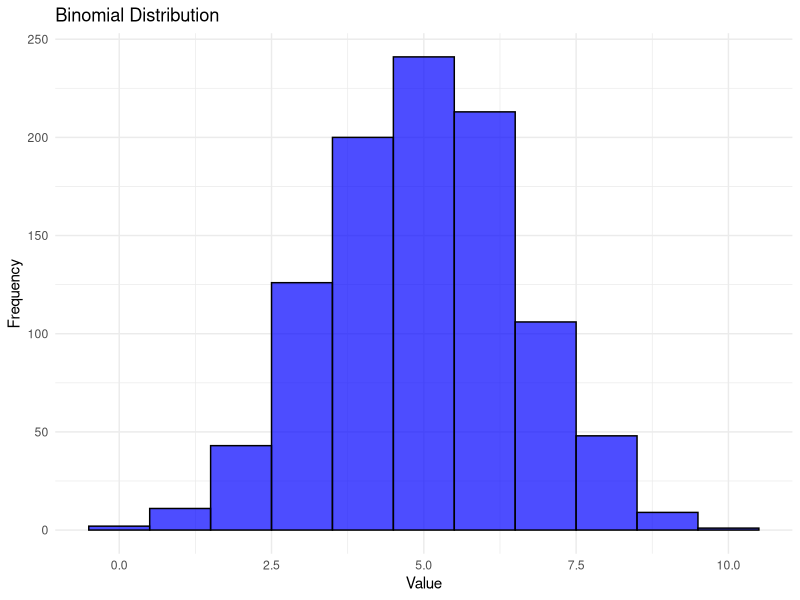
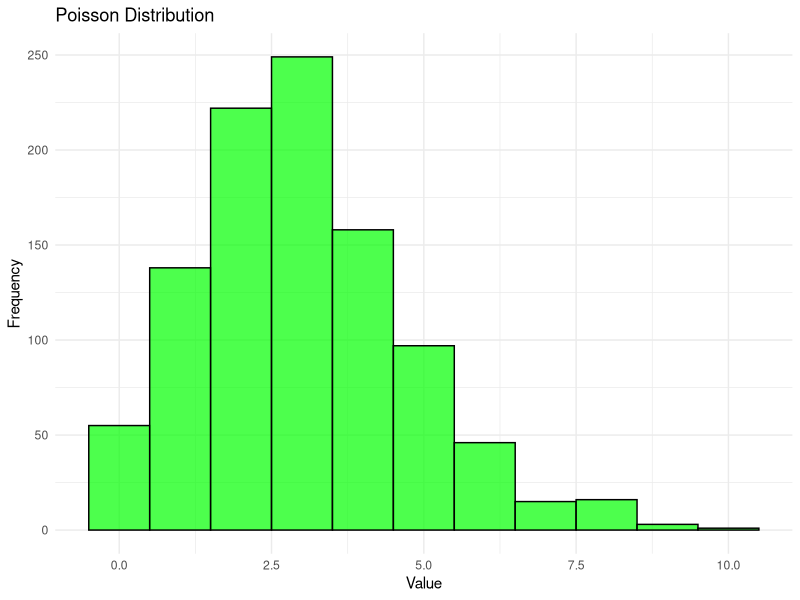
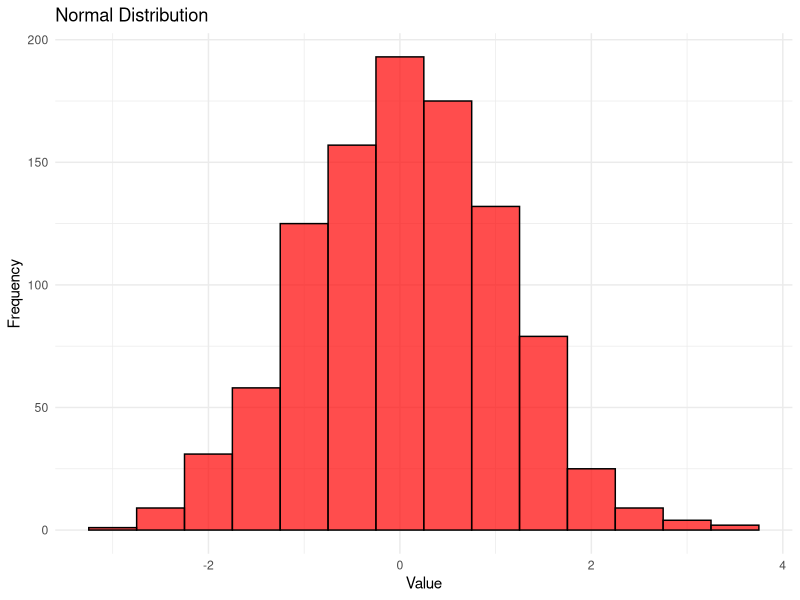

Reproduce these figures in R, in order.
## ---- chunk 1
knitr::opts_chunk$set(echo = TRUE)
## ---- chunk 2
library(tidyverse)
library(ggplot2)
## ---- chunk 3
set.seed(123)
#binomial distribution
binom_dat <-rbinom(1000, size=10, prob=0.5)
binom_df <-data.frame(value= binom_dat)

#poisson distribution
poisson_dat<-rpois(1000, lambda = 3)
poisson_df <- data.frame(value = poisson_dat)

#normal distribution
norm_dat <- rnorm(1000, mean = 0, sd =1)
norm_df <- data.frame(value= norm_dat)

## ---- chunk 4
#binomial histogram
ggplot(binom_df, aes(x=value)) + geom_histogram(binwidth =1, fill = "blue", color="black", alpha =0.7)+
  labs(title = "Binomial Distribution", x= "Value", y= "Frequency") + theme_minimal()

#Poisson histogram
ggplot(poisson_df, aes(x=value))+ geom_histogram(binwidth =1, fill = "green", color="black", alpha = 0.7) + labs(title="Poisson Distribution", x= "Value", y="Frequency")+theme_minimal()

ggplot(norm_df, aes(x=value))+geom_histogram(binwidth = 0.5, fill="red", color="black", alpha=0.7)+labs(title="Normal Distribution", x="Value", y="Frequency")+ theme_minimal()
